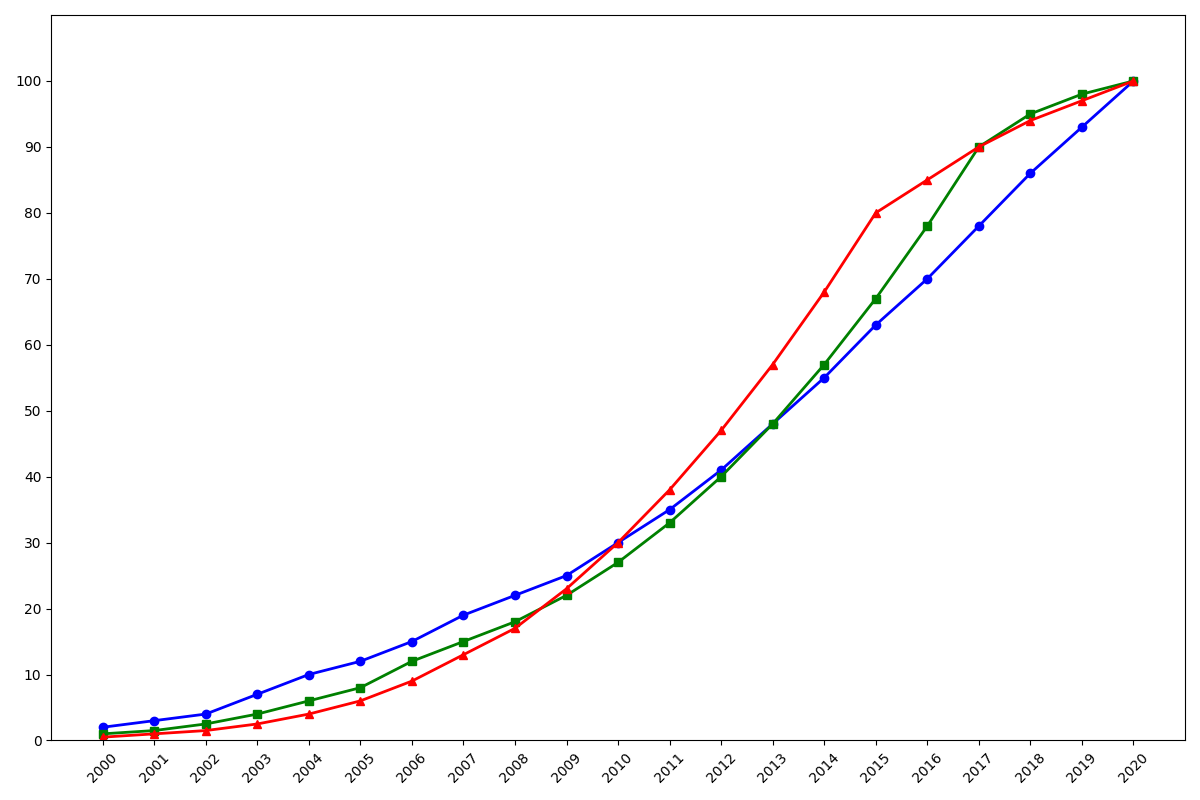

The script that drew this image:
import matplotlib.pyplot as plt
import numpy as np

# Data
years = np.arange(2000, 2021)
country_a_adoption = np.array([2, 3, 4, 7, 10, 12, 15, 19, 22, 25, 30, 35, 41, 48, 55, 63, 70, 78, 86, 93, 100])
country_b_adoption = np.array([1, 1.5, 2.5, 4, 6, 8, 12, 15, 18, 22, 27, 33, 40, 48, 57, 67, 78, 90, 95, 98, 100])
country_c_adoption = np.array([0.5, 1, 1.5, 2.5, 4, 6, 9, 13, 17, 23, 30, 38, 47, 57, 68, 80, 85, 90, 94, 97, 100])

# Plotting setup
plt.figure(figsize=(12, 8))

# Plot data
plt.plot(years, country_a_adoption, color='blue', marker='o', linewidth=2, markersize=6)
plt.plot(years, country_b_adoption, color='green', marker='s', linewidth=2, markersize=6)
plt.plot(years, country_c_adoption, color='red', marker='^', linewidth=2, markersize=6)

# Plot details
plt.xticks(years, rotation=45)
plt.yticks(np.arange(0, 101, 10))
plt.ylim(0, 110)

# Automatically adjust layout to prevent overlap
plt.tight_layout()

# Show final plot
plt.show()
